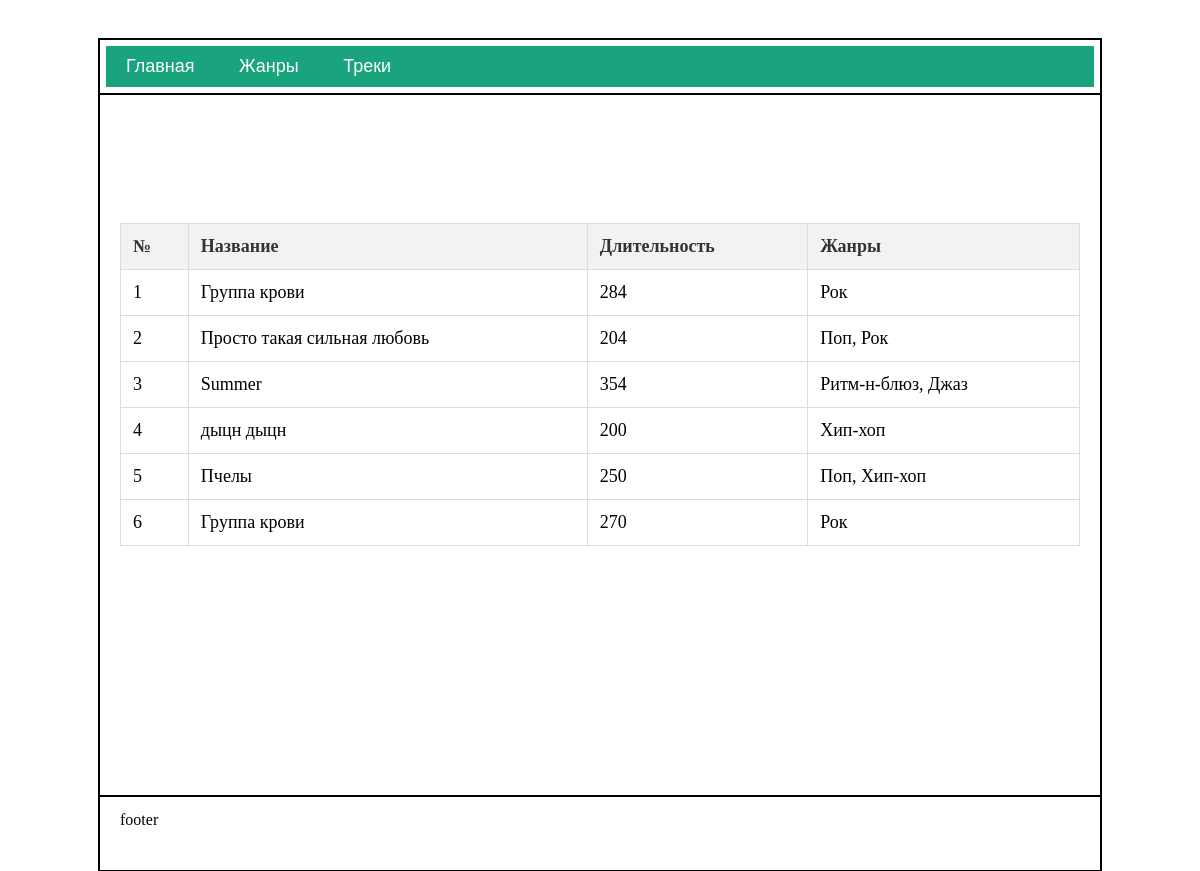
/tracks/, run on the app's committed database.
### main/models.py (models this page shows, shortened)
class Track(models.Model):
    title = models.CharField(max_length=200, verbose_name="Название")
    duration = models.PositiveIntegerField(verbose_name="Длительность")
    genres = models.ManyToManyField(Genre, related_name="tracks", verbose_name="Жанры")
    audio_file = models.FileField(upload_to='musuc/tracks/', blank=True, null=True)

class Genre(models.Model):
    name_en = models.CharField(max_length=100, verbose_name="Name (EN)")
    name_ru = models.CharField(max_length=100, verbose_name="Name (RU)")
    description = models.TextField(verbose_name="Description")

### main/views.py (the view)
# urls.py: path('tracks/', views.tracks, name='tracks'),
def tracks(request):
    tracks_list = Track.objects.prefetch_related("genres").all()
    return render(request, "main/tracks.html", {"tracks": tracks_list})

### main/templates/main/tracks.html (shortened to what this page needs)
﻿{% extends "base.html" %}
{% block content %}
<table>
    <thead>
        <tr>
            <th>№</th>
            <th>Название</th>
            <th>Длительность</th>
            <th>Жанры</th>
        </tr>
    </thead>
    <tbody>
        {% for track in tracks %}
        <tr>
            <td>{{track.id}}</td>
            <br>
            <td>
                {{ track.title }}
        </td>
            <td>{{ track.duration }}</td>
            <td>
                {% for genre in track.genres.all %}
                    {{ genre.name_ru }}{% if not forloop.last %}, {% endif %}
                {% empty %}
                    -
                {% endfor %}
            </td>
        </tr>
        {% empty %}
        <tr>
            <td colspan="4">Треки пока не добавлены</td>
        </tr>
        {% endfor %}
    </tbody>
</table>
{% endblock content %}

### main/templates/base.html (shortened to what this page needs)
﻿<!DOCTYPE html>
{% load static %}
<html lang="en">
<head>
    <link rel="stylesheet" href="{% static 'styles.css' %}" />
</head>
<body>
    <div id="wrapper">
        <div id="header">
            <div id="menu">
                <a href="{% url 'index' %}">Главная</a>
                <a href="{% url 'genres' %}">Жанры</a>
                <a href="{% url 'tracks' %}">Треки</a>
            </div>
        </div>
        <div id="container">
            <div id="content">
                {% block content %} content {% endblock content %}
            </div>
        </div>
        <div id="footer">
            footer
        </div>
    </div>
</body>
</html>

### main/static/styles.css (style rules this page uses)
#wrapper { width: 1000px; min-height: 830px; margin: 0 auto; border: 2px solid black; background: #ffffff; }
#header { border-bottom: 2px solid black; padding: 6px; }
#menu { background: #1aa47d; padding: 10px 20px; font-family: Arial; }
#menu a { color: white; text-decoration: none; margin-right: 40px; font-size: 18px; }
#container { min-height: 700px; }
#content { padding: 20px; }
#footer { border-top: 2px solid black; padding: 14px 20px; }
table { width: 100%; border-collapse: collapse; margin-bottom: 20px; background: #fff; }
table th, table td { border: 1px solid #ddd; padding: 12px; text-align: left; font-size: 18px; }
table th { background-color: #f2f2f2; color: #333; }

### data on the page
Track: id "1", title "Группа крови", duration "284"
Genre: name_ru "Рок"
Track: id "2", title "Просто такая сильная любовь", duration "204"
Genre: name_ru "Поп"
Track: id "3", title "Summer", duration "354"
Genre: name_ru "Ритм-н-блюз"
Genre: name_ru "Джаз"
Track: id "4", title "дыцн дыцн", duration "200"
Genre: name_ru "Хип-хоп"
Track: id "5", title "Пчелы", duration "250"
Track: id "6", title "Группа крови", duration "270"
